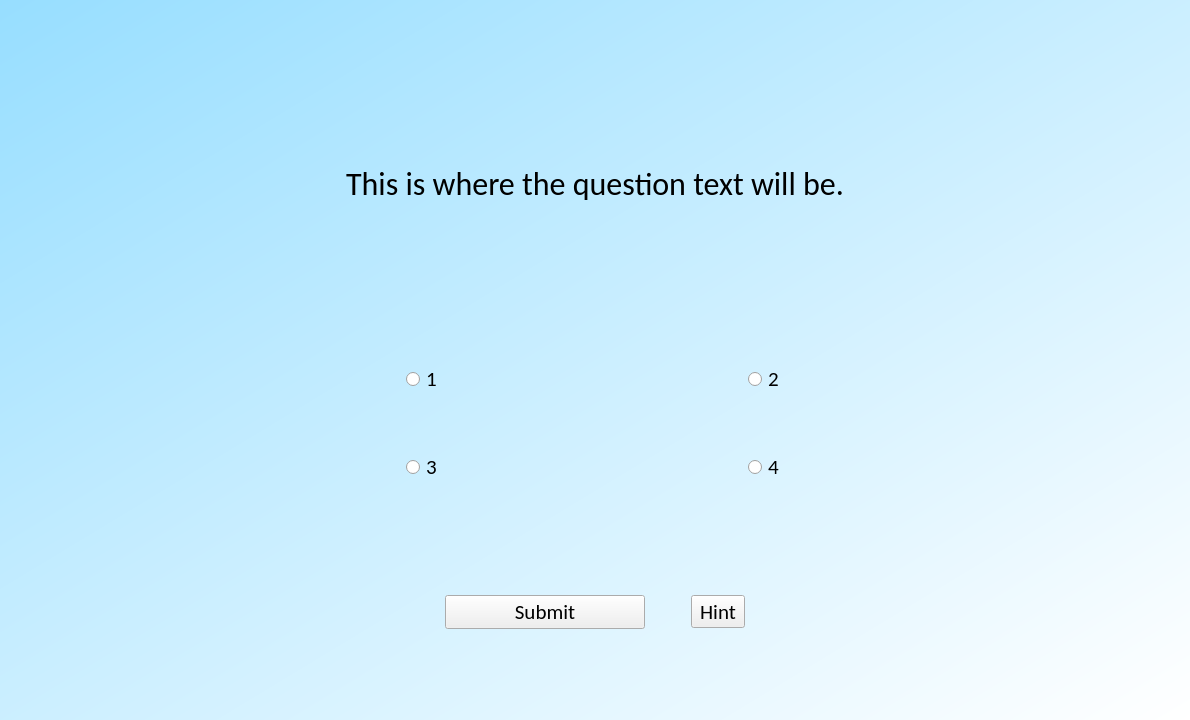
<?xml version="1.0" encoding="UTF-8"?>
<ui version="4.0">
 <class>Form</class>
 <widget class="QWidget" name="Form">
  <property name="geometry">
   <rect>
    <x>0</x>
    <y>0</y>
    <width>1190</width>
    <height>720</height>
   </rect>
  </property>
  <property name="cursor">
   <cursorShape>ArrowCursor</cursorShape>
  </property>
  <property name="windowTitle">
   <string>Form</string>
  </property>
  <property name="styleSheet">
   <string notr="true">QWidget#Form{
background-color:qlineargradient(spread:pad, x1:0, y1:0, x2:1, y2:1, stop:0 rgb(151, 222, 255), stop:1 rgba(255, 255, 255, 255));
}</string>
  </property>
  <layout class="QGridLayout" name="gridLayout_2">
   <item row="1" column="2">
    <layout class="QGridLayout" name="gridLayout" rowstretch="400,0,0,0,0,0,0,0,0,0,0,0,0,0,0,0">
     <property name="sizeConstraint">
      <enum>QLayout::SetNoConstraint</enum>
     </property>
     <item row="4" column="1">
      <layout class="QHBoxLayout" name="horizontalLayout_5">
       <item>
        <spacer name="horizontalSpacer_14">
         <property name="orientation">
          <enum>Qt::Horizontal</enum>
         </property>
         <property name="sizeHint" stdset="0">
          <size>
           <width>40</width>
           <height>20</height>
          </size>
         </property>
        </spacer>
       </item>
       <item>
        <spacer name="horizontalSpacer_10">
         <property name="orientation">
          <enum>Qt::Horizontal</enum>
         </property>
         <property name="sizeHint" stdset="0">
          <size>
           <width>40</width>
           <height>20</height>
          </size>
         </property>
        </spacer>
       </item>
       <item>
        <widget class="QRadioButton" name="Option3">
         <property name="font">
          <font>
           <family>Calibri</family>
           <pointsize>16</pointsize>
           <weight>50</weight>
           <bold>false</bold>
          </font>
         </property>
         <property name="cursor">
          <cursorShape>PointingHandCursor</cursorShape>
         </property>
         <property name="styleSheet">
          <string notr="true"/>
         </property>
         <property name="text">
          <string>3</string>
         </property>
         <property name="shortcut">
          <string>3</string>
         </property>
        </widget>
       </item>
       <item>
        <spacer name="horizontalSpacer_9">
         <property name="orientation">
          <enum>Qt::Horizontal</enum>
         </property>
         <property name="sizeType">
          <enum>QSizePolicy::Minimum</enum>
         </property>
         <property name="sizeHint" stdset="0">
          <size>
           <width>300</width>
           <height>20</height>
          </size>
         </property>
        </spacer>
       </item>
       <item>
        <widget class="QRadioButton" name="Option4">
         <property name="font">
          <font>
           <family>Calibri</family>
           <pointsize>16</pointsize>
           <weight>50</weight>
           <bold>false</bold>
          </font>
         </property>
         <property name="cursor">
          <cursorShape>PointingHandCursor</cursorShape>
         </property>
         <property name="styleSheet">
          <string notr="true"/>
         </property>
         <property name="text">
          <string>4</string>
         </property>
         <property name="shortcut">
          <string>4</string>
         </property>
        </widget>
       </item>
       <item>
        <spacer name="horizontalSpacer_15">
         <property name="orientation">
          <enum>Qt::Horizontal</enum>
         </property>
         <property name="sizeHint" stdset="0">
          <size>
           <width>40</width>
           <height>20</height>
          </size>
         </property>
        </spacer>
       </item>
       <item>
        <spacer name="horizontalSpacer_13">
         <property name="orientation">
          <enum>Qt::Horizontal</enum>
         </property>
         <property name="sizeHint" stdset="0">
          <size>
           <width>40</width>
           <height>20</height>
          </size>
         </property>
        </spacer>
       </item>
      </layout>
     </item>
     <item row="13" column="1">
      <layout class="QHBoxLayout" name="horizontalLayout">
       <item>
        <spacer name="horizontalSpacer_5">
         <property name="orientation">
          <enum>Qt::Horizontal</enum>
         </property>
         <property name="sizeType">
          <enum>QSizePolicy::Expanding</enum>
         </property>
         <property name="sizeHint" stdset="0">
          <size>
           <width>40</width>
           <height>20</height>
          </size>
         </property>
        </spacer>
       </item>
       <item>
        <widget class="QPushButton" name="submit">
         <property name="minimumSize">
          <size>
           <width>200</width>
           <height>0</height>
          </size>
         </property>
         <property name="maximumSize">
          <size>
           <width>400</width>
           <height>100</height>
          </size>
         </property>
         <property name="font">
          <font>
           <family>Calibri</family>
           <pointsize>16</pointsize>
          </font>
         </property>
         <property name="styleSheet">
          <string notr="true">QWidget{
background-color: &quot;linen&quot;
}</string>
         </property>
         <property name="text">
          <string>Submit</string>
         </property>
         <property name="shortcut">
          <string>Return</string>
         </property>
        </widget>
       </item>
       <item>
        <spacer name="horizontalSpacer_7">
         <property name="orientation">
          <enum>Qt::Horizontal</enum>
         </property>
         <property name="sizeType">
          <enum>QSizePolicy::Minimum</enum>
         </property>
         <property name="sizeHint" stdset="0">
          <size>
           <width>40</width>
           <height>20</height>
          </size>
         </property>
        </spacer>
       </item>
       <item>
        <widget class="QToolButton" name="hintButton">
         <property name="font">
          <font>
           <family>Calibri</family>
           <pointsize>16</pointsize>
           <weight>50</weight>
           <italic>false</italic>
           <bold>false</bold>
          </font>
         </property>
         <property name="styleSheet">
          <string notr="true">QWidget{
background-color: &quot;linen&quot;
}</string>
         </property>
         <property name="text">
          <string>Hint</string>
         </property>
         <property name="shortcut">
          <string>H</string>
         </property>
        </widget>
       </item>
       <item>
        <spacer name="horizontalSpacer_6">
         <property name="orientation">
          <enum>Qt::Horizontal</enum>
         </property>
         <property name="sizeType">
          <enum>QSizePolicy::MinimumExpanding</enum>
         </property>
         <property name="sizeHint" stdset="0">
          <size>
           <width>40</width>
           <height>20</height>
          </size>
         </property>
        </spacer>
       </item>
      </layout>
     </item>
     <item row="5" column="1">
      <spacer name="verticalSpacer">
       <property name="orientation">
        <enum>Qt::Vertical</enum>
       </property>
       <property name="sizeType">
        <enum>QSizePolicy::Minimum</enum>
       </property>
       <property name="sizeHint" stdset="0">
        <size>
         <width>20</width>
         <height>30</height>
        </size>
       </property>
      </spacer>
     </item>
     <item row="14" column="1">
      <spacer name="verticalSpacer_5">
       <property name="orientation">
        <enum>Qt::Vertical</enum>
       </property>
       <property name="sizeHint" stdset="0">
        <size>
         <width>20</width>
         <height>30</height>
        </size>
       </property>
      </spacer>
     </item>
     <item row="0" column="1">
      <layout class="QHBoxLayout" name="horizontalLayout_2">
       <item>
        <spacer name="horizontalSpacer_2">
         <property name="orientation">
          <enum>Qt::Horizontal</enum>
         </property>
         <property name="sizeType">
          <enum>QSizePolicy::Minimum</enum>
         </property>
         <property name="sizeHint" stdset="0">
          <size>
           <width>40</width>
           <height>20</height>
          </size>
         </property>
        </spacer>
       </item>
       <item>
        <widget class="QLabel" name="QuestionLabel">
         <property name="minimumSize">
          <size>
           <width>450</width>
           <height>100</height>
          </size>
         </property>
         <property name="maximumSize">
          <size>
           <width>900</width>
           <height>400</height>
          </size>
         </property>
         <property name="font">
          <font>
           <family>Calibri</family>
           <pointsize>24</pointsize>
           <weight>50</weight>
           <italic>false</italic>
           <bold>false</bold>
          </font>
         </property>
         <property name="styleSheet">
          <string notr="true">QWidget{
border-radius:20px;
background-color:&quot;linen&quot;
}</string>
         </property>
         <property name="text">
          <string>This is where the question text will be.</string>
         </property>
         <property name="alignment">
          <set>Qt::AlignCenter</set>
         </property>
         <property name="wordWrap">
          <bool>true</bool>
         </property>
        </widget>
       </item>
       <item>
        <spacer name="horizontalSpacer">
         <property name="orientation">
          <enum>Qt::Horizontal</enum>
         </property>
         <property name="sizeType">
          <enum>QSizePolicy::Minimum</enum>
         </property>
         <property name="sizeHint" stdset="0">
          <size>
           <width>40</width>
           <height>20</height>
          </size>
         </property>
        </spacer>
       </item>
      </layout>
     </item>
     <item row="2" column="1">
      <layout class="QHBoxLayout" name="horizontalLayout_3">
       <item>
        <spacer name="horizontalSpacer_3">
         <property name="orientation">
          <enum>Qt::Horizontal</enum>
         </property>
         <property name="sizeHint" stdset="0">
          <size>
           <width>40</width>
           <height>20</height>
          </size>
         </property>
        </spacer>
       </item>
       <item>
        <spacer name="horizontalSpacer_11">
         <property name="orientation">
          <enum>Qt::Horizontal</enum>
         </property>
         <property name="sizeHint" stdset="0">
          <size>
           <width>40</width>
           <height>20</height>
          </size>
         </property>
        </spacer>
       </item>
       <item>
        <widget class="QRadioButton" name="Option1">
         <property name="font">
          <font>
           <family>Calibri</family>
           <pointsize>16</pointsize>
           <weight>50</weight>
           <bold>false</bold>
           <kerning>true</kerning>
          </font>
         </property>
         <property name="cursor">
          <cursorShape>PointingHandCursor</cursorShape>
         </property>
         <property name="styleSheet">
          <string notr="true"/>
         </property>
         <property name="text">
          <string>1</string>
         </property>
         <property name="shortcut">
          <string>1</string>
         </property>
         <property name="checkable">
          <bool>true</bool>
         </property>
         <property name="checked">
          <bool>false</bool>
         </property>
        </widget>
       </item>
       <item>
        <spacer name="horizontalSpacer_8">
         <property name="orientation">
          <enum>Qt::Horizontal</enum>
         </property>
         <property name="sizeType">
          <enum>QSizePolicy::Minimum</enum>
         </property>
         <property name="sizeHint" stdset="0">
          <size>
           <width>300</width>
           <height>20</height>
          </size>
         </property>
        </spacer>
       </item>
       <item>
        <widget class="QRadioButton" name="Option2">
         <property name="font">
          <font>
           <family>Calibri</family>
           <pointsize>16</pointsize>
           <weight>50</weight>
           <bold>false</bold>
          </font>
         </property>
         <property name="cursor">
          <cursorShape>PointingHandCursor</cursorShape>
         </property>
         <property name="styleSheet">
          <string notr="true"/>
         </property>
         <property name="text">
          <string>2</string>
         </property>
         <property name="shortcut">
          <string>2</string>
         </property>
        </widget>
       </item>
       <item>
        <spacer name="horizontalSpacer_12">
         <property name="orientation">
          <enum>Qt::Horizontal</enum>
         </property>
         <property name="sizeHint" stdset="0">
          <size>
           <width>40</width>
           <height>20</height>
          </size>
         </property>
        </spacer>
       </item>
       <item>
        <spacer name="horizontalSpacer_4">
         <property name="orientation">
          <enum>Qt::Horizontal</enum>
         </property>
         <property name="sizeHint" stdset="0">
          <size>
           <width>40</width>
           <height>20</height>
          </size>
         </property>
        </spacer>
       </item>
      </layout>
     </item>
     <item row="15" column="1">
      <spacer name="verticalSpacer_3">
       <property name="orientation">
        <enum>Qt::Vertical</enum>
       </property>
       <property name="sizeType">
        <enum>QSizePolicy::Maximum</enum>
       </property>
       <property name="sizeHint" stdset="0">
        <size>
         <width>20</width>
         <height>50</height>
        </size>
       </property>
      </spacer>
     </item>
     <item row="10" column="1">
      <layout class="QVBoxLayout" name="verticalLayout_2">
       <item>
        <widget class="QLabel" name="emptyans">
         <property name="font">
          <font>
           <family>Calibri</family>
           <pointsize>12</pointsize>
          </font>
         </property>
         <property name="styleSheet">
          <string notr="true">QWidget{
color:&quot;red&quot;;
background-color:rgba(255, 255, 255, 0)
}
</string>
         </property>
         <property name="text">
          <string/>
         </property>
         <property name="alignment">
          <set>Qt::AlignCenter</set>
         </property>
        </widget>
       </item>
       <item>
        <widget class="QLabel" name="hintLabel">
         <property name="autoFillBackground">
          <bool>false</bool>
         </property>
         <property name="styleSheet">
          <string notr="true">QWidget{
font: 25 12pt &quot;Calibri&quot;;
color: rgb(0, 0, 0);
background-color: rgba(255, 255, 255, 0);
}</string>
         </property>
         <property name="text">
          <string/>
         </property>
         <property name="alignment">
          <set>Qt::AlignCenter</set>
         </property>
        </widget>
       </item>
       <item>
        <spacer name="verticalSpacer_6">
         <property name="orientation">
          <enum>Qt::Vertical</enum>
         </property>
         <property name="sizeType">
          <enum>QSizePolicy::Minimum</enum>
         </property>
         <property name="sizeHint" stdset="0">
          <size>
           <width>20</width>
           <height>30</height>
          </size>
         </property>
        </spacer>
       </item>
      </layout>
     </item>
     <item row="1" column="1">
      <spacer name="verticalSpacer_2">
       <property name="orientation">
        <enum>Qt::Vertical</enum>
       </property>
       <property name="sizeType">
        <enum>QSizePolicy::Minimum</enum>
       </property>
       <property name="sizeHint" stdset="0">
        <size>
         <width>20</width>
         <height>75</height>
        </size>
       </property>
      </spacer>
     </item>
     <item row="3" column="1">
      <spacer name="verticalSpacer_7">
       <property name="orientation">
        <enum>Qt::Vertical</enum>
       </property>
       <property name="sizeType">
        <enum>QSizePolicy::Minimum</enum>
       </property>
       <property name="sizeHint" stdset="0">
        <size>
         <width>20</width>
         <height>50</height>
        </size>
       </property>
      </spacer>
     </item>
    </layout>
   </item>
   <item row="0" column="2">
    <spacer name="verticalSpacer_4">
     <property name="orientation">
      <enum>Qt::Vertical</enum>
     </property>
     <property name="sizeType">
      <enum>QSizePolicy::Minimum</enum>
     </property>
     <property name="sizeHint" stdset="0">
      <size>
       <width>20</width>
       <height>75</height>
      </size>
     </property>
    </spacer>
   </item>
  </layout>
 </widget>
 <resources/>
 <connections/>
</ui>
